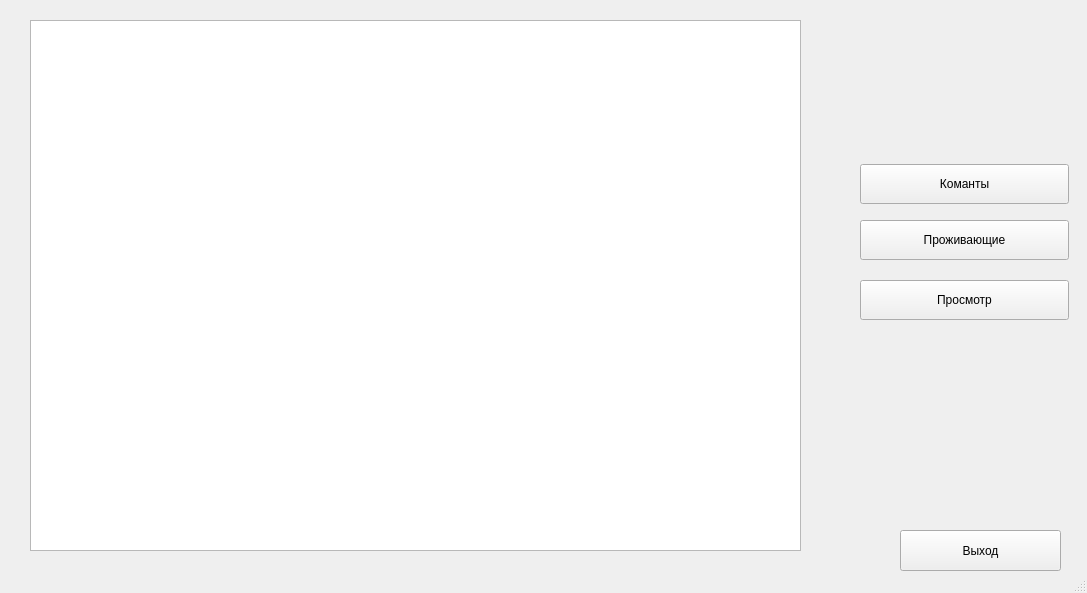
<?xml version="1.0" encoding="UTF-8"?>
<ui version="4.0">
 <class>MainWindow</class>
 <widget class="QMainWindow" name="MainWindow">
  <property name="geometry">
   <rect>
    <x>0</x>
    <y>0</y>
    <width>1087</width>
    <height>593</height>
   </rect>
  </property>
  <property name="minimumSize">
   <size>
    <width>1087</width>
    <height>593</height>
   </size>
  </property>
  <property name="maximumSize">
   <size>
    <width>1087</width>
    <height>593</height>
   </size>
  </property>
  <property name="windowTitle">
   <string notr="true">Просмотр Плана Секции</string>
  </property>
  <widget class="QWidget" name="centralwidget">
   <widget class="QPushButton" name="pushButton_4">
    <property name="geometry">
     <rect>
      <x>900</x>
      <y>530</y>
      <width>161</width>
      <height>41</height>
     </rect>
    </property>
    <property name="styleSheet">
     <string notr="true">font: 75 14pt &quot;MS Shell Dlg 2&quot;;</string>
    </property>
    <property name="text">
     <string>Выход</string>
    </property>
   </widget>
   <widget class="QPushButton" name="pushButton_5">
    <property name="geometry">
     <rect>
      <x>860</x>
      <y>164</y>
      <width>209</width>
      <height>40</height>
     </rect>
    </property>
    <property name="styleSheet">
     <string notr="true">font: 11pt &quot;MS Shell Dlg 2&quot;;</string>
    </property>
    <property name="text">
     <string>Команты</string>
    </property>
   </widget>
   <widget class="QPushButton" name="pushButton_6">
    <property name="enabled">
     <bool>true</bool>
    </property>
    <property name="geometry">
     <rect>
      <x>860</x>
      <y>280</y>
      <width>209</width>
      <height>40</height>
     </rect>
    </property>
    <property name="autoFillBackground">
     <bool>false</bool>
    </property>
    <property name="styleSheet">
     <string notr="true">font: 11pt &quot;MS Shell Dlg 2&quot;;</string>
    </property>
    <property name="text">
     <string>Просмотр</string>
    </property>
   </widget>
   <widget class="QPushButton" name="pushButton_7">
    <property name="geometry">
     <rect>
      <x>860</x>
      <y>220</y>
      <width>209</width>
      <height>40</height>
     </rect>
    </property>
    <property name="styleSheet">
     <string notr="true">font: 11pt &quot;MS Shell Dlg 2&quot;;</string>
    </property>
    <property name="text">
     <string>Проживающие</string>
    </property>
   </widget>
   <widget class="QGraphicsView" name="graphicsView">
    <property name="geometry">
     <rect>
      <x>30</x>
      <y>20</y>
      <width>771</width>
      <height>531</height>
     </rect>
    </property>
   </widget>
  </widget>
  <widget class="QStatusBar" name="statusbar"/>
 </widget>
 <resources/>
 <connections/>
</ui>
